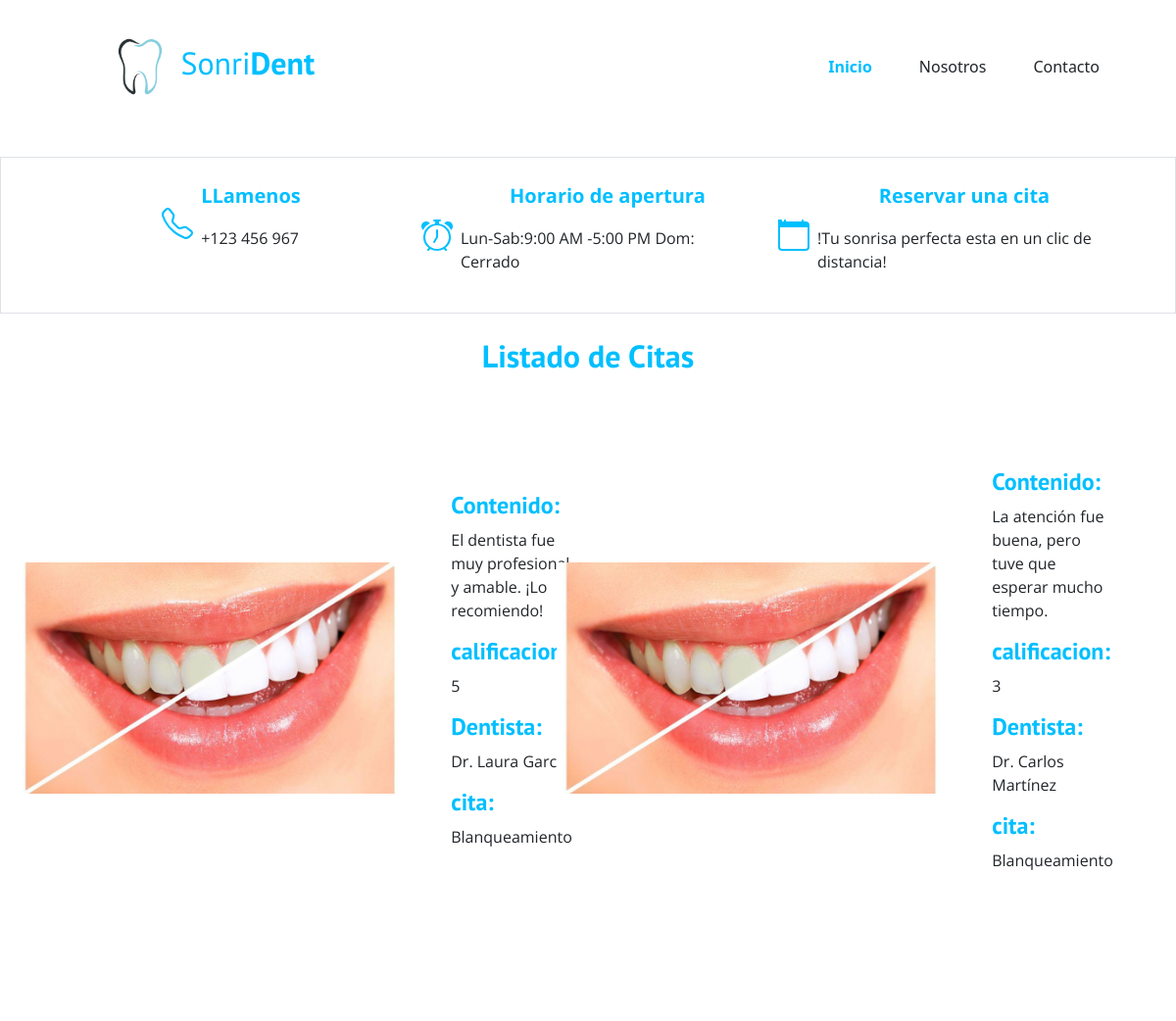
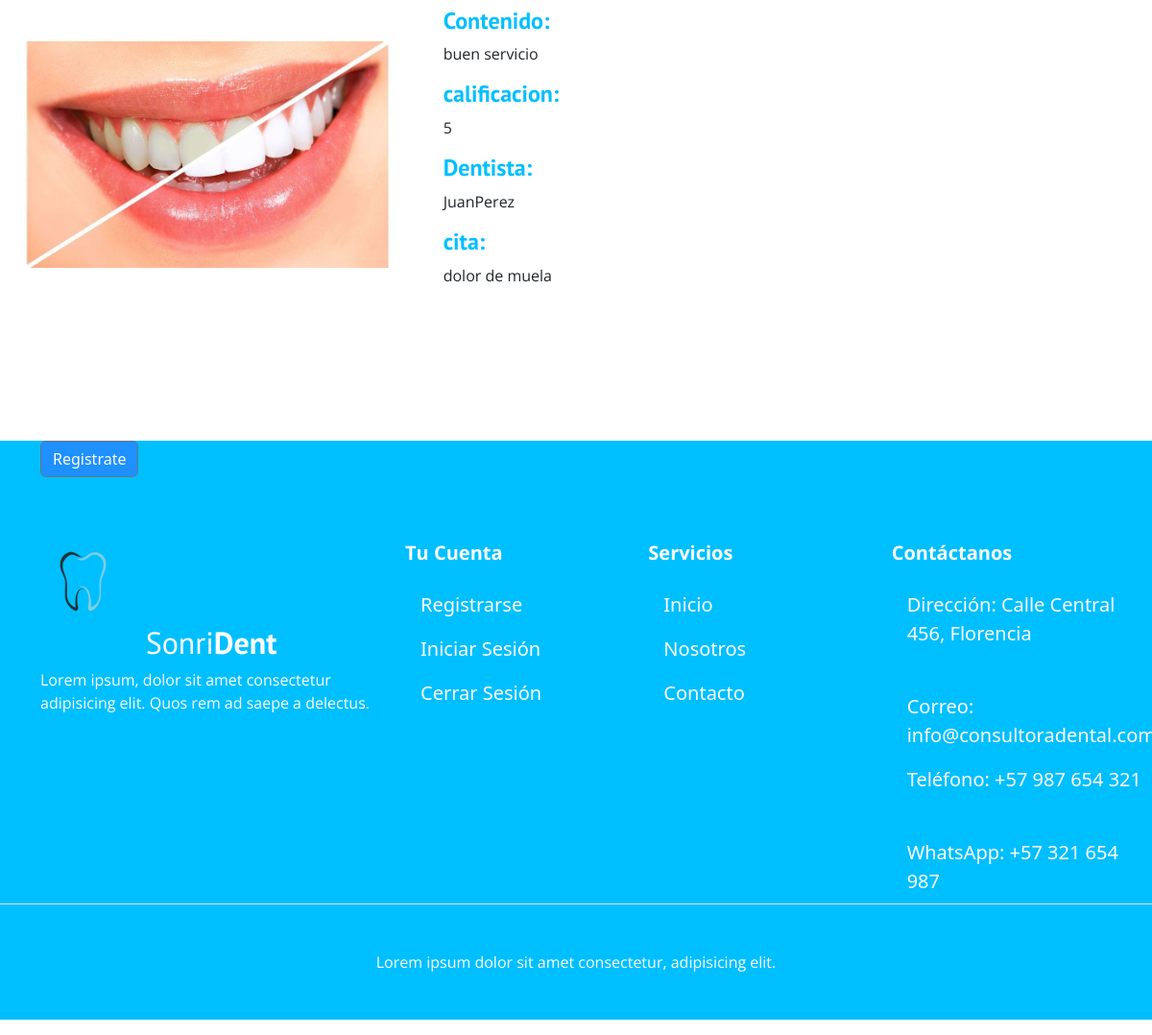
Screenshot of /listado-comentarios/ (signed in) with the database file from the repository (2 pictures, top to bottom).
### comentario/models.py (models this page shows, shortened)
class Comentario(models.Model):
    contenido = models.CharField(max_length=100)
    calificacion = models.IntegerField()
    fecha_creacion = models.DateField(default=now)
    paciente_id = models.ForeignKey(User, on_delete=models.CASCADE)
    cita_id = models.ForeignKey(Citas, on_delete=models.CASCADE)
    dentista_id = models.ForeignKey(Dentista, on_delete=models.CASCADE)
    class Meta:
        verbose_name_plural = "comentarios"
        verbose_name ="comentario"

### dentista/models.py (models this page shows, shortened)
class Dentista(models.Model):
    nombre = models.CharField(max_length=30)
    especialidad = models.CharField(max_length=30)
    telefono = models.CharField(max_length=15)
    correo_electronico = models.EmailField()
    contraseña = models.CharField(max_length=30, null=False, blank=False ,default="contraseña_defecto")

### citas/models.py (models this page shows, shortened)
class Citas(models.Model):
    fecha_cita = models.DateField()
    hora_cita = models.TimeField()
    ESTADOS = [
        ('Pendiente', 'Pendiente'),
        ('Confirmada', 'Confirmada'),
        ('Cancelada', 'Cancelada')
    ]
    estado = models.CharField(max_length=20, choices=ESTADOS, default='Pendiente')
    motivo =models.CharField(max_length=100)
    id_usuario =models.ForeignKey(User,editable=False, on_delete=models.CASCADE, related_name='citas', verbose_name='Usuario')
    id_dentista =models.ForeignKey(Dentista,editable=False, on_delete=models.CASCADE, related_name='citas', verbose_name='Dentista' ,null=True)
    class Meta:
        verbose_name= 'Cita'
        verbose_name_plural ='Cita'

### comentario/views.py (the view)
def listadoComentarios(request):
    bandera=False
    if request.user.is_authenticated:
        usuario = request.user
        correos_dentistas = Dentista.objects.values_list('correo_electronico',flat=True)
        bandera=True
        if usuario.email in correos_dentistas :
            dentista = Dentista.objects.get(correo_electronico = usuario.email)
            comentarios = Comentario.objects.filter(dentista_id=dentista)
            return render(request,'listadoComentarios.html',{
            'comentarios': comentarios,
            'bandera':bandera,
            'paciente': False
            })
        else :
            comentarios = Comentario.objects.filter(paciente_id=request.user)
            return render(request,'listadoComentarios.html',{
            'comentarios': comentarios,
            'bandera':bandera,
            'paciente': True
            })
    else:
        comentarios = Comentario.objects.all()
        return render(request,'listadoComentarios.html',{
            'comentarios': comentarios,
            'bandera':bandera
        })

### comentario/templates/listadoComentarios.html (shortened to what this page needs)
{% extends 'layouts/baseSinHero.html' %}
{% load static %}
{% block contenido %}
<h2 class="text-center text-primary fw-bold mt-4">Listado de Citas</h2>
<section class="m-5">
    <div class="container-xl ">
        <div class="row ">
            {% for comentario in comentarios %}
                {% if bandera %}
                    {% if paciente %}
                        <div class="col-md-6 d-flex  mb-5 justify-content-center align-items-center ">
                            {% if  comentarios.calificacion > 3 and comentarios.calificacion <= 5 %}
                                    <img src="{% static 'img/DolorMuela.jpg' %}" alt="imagen" class="img-fluid w-75">
                            {% else %}
                                    <img src="{% static 'img/blanqueamiento.jpg' %}" alt="imagen" class="img-fluid w-75">
                            {% endif %}
                                <div class="contenido p-5">
                                    <h4 class="text-primary fw-bold">
                                        Contenido:
                                    </h4>
                                    <p>
                                        {{comentario.contenido}}
                                    </p>
                                    <h4 class="text-primary fw-bold">
                                        calificacion:
                                    </h4>
                                    <p>
                                        {{comentario.calificacion}}
                                    </p>
                                    <h4 class="text-primary fw-bold">
                                        Dentista:
                                    </h4>
                                    <p>
                                        {{comentario.dentista_id.nombre}}
                                    </p>
                                    <h4 class="text-primary fw-bold">
                                        cita:
                                    </h4>
                                    <p>
                                        {{comentario.cita_id.motivo}}
                                    </p>
                                </div>
                        </div>
                    {% endif %}
                {% endif %}
            {% endfor %}
        </div>
    </div>
</section>
{% endblock  %}

### static/styles/app.css (style rules this page uses)
:root { --bs-blue :#00BFFF; --fuente-Principal : "PT Sans", sans-serif; --fuente-parrafos : "Open Sans", sans-serif; --bs-blue-secondary: #1E90FF; --bs-light : #efefef; }
h1,h2,h3,h4 { font-family: var(--fuente-Principal) }
p { font-family: var(--fuente-parrafos); }
.text-primary { color: var(--bs-blue)!important; }

### rows the page displays
Comentario: contenido "El dentista fue muy profesional y amable. ¡Lo recomiendo!", calificacion "5", dentista_id.nombre "Dr. Laura García", cita_id.motivo "Blanqueamiento"
Comentario: contenido "La atención fue buena, pero tuve que esperar mucho tiempo.", calificacion "3", dentista_id.nombre "Dr. Carlos Martínez", cita_id.motivo "Blanqueamiento"
Comentario: contenido "buen servicio", calificacion "5", dentista_id.nombre "JuanPerez", cita_id.motivo "dolor de muela"
